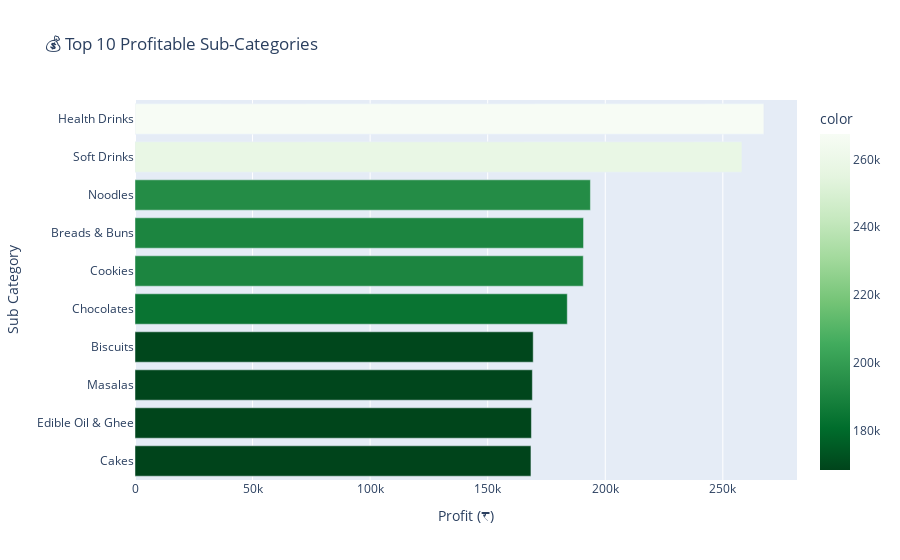

The cell this chart's notebook holds for it:
### Code cell
top_sub = df.groupby('Sub Category')['Profit'].sum().sort_values(ascending=False).head(10)

fig = px.bar(
    x=top_sub.values,
    y=top_sub.index,
    orientation='h',
    color=top_sub.values,
    color_continuous_scale='Greens_r',
    labels={'x': 'Profit (₹)', 'y': 'Sub Category'},
    title='💰 Top 10 Profitable Sub-Categories'
)

fig.update_layout(yaxis={'categoryorder':'total ascending'})
fig.show()

### Figure 1 — Plotly figure (JSON) as saved in the notebook; plotly's stock layout.template omitted (floating-point values rounded to 4 significant figures)
{"data": [{"hovertemplate": "Profit (₹)=%{x}<br>Sub Category=%{y}<br>color=%{marker.color}<extra></extra>", "legendgroup": "", "marker": {"color": [267500.0, 258100.0, 193700.0, 190800.0, 190600.0, 183800.0, 169400.0, 169000.0, 168600.0, 168400.0], "coloraxis": "coloraxis", "pattern": {"shape": ""}}, "name": "", "orientation": "h", "showlegend": false, "textposition": "auto", "type": "bar", "x": [267500.0, 258100.0, 193700.0, 190800.0, 190600.0, 183800.0, 169400.0, 169000.0, 168600.0, 168400.0], "xaxis": "x", "y": ["Health Drinks", "Soft Drinks", "Noodles", "Breads & Buns", "Cookies", "Chocolates", "Biscuits", "Masalas", "Edible Oil & Ghee", "Cakes"], "yaxis": "y"}], "layout": {"barmode": "relative", "coloraxis": {"colorbar": {"title": {"text": "color"}}, "colorscale": [[0, "rgb(0,68,27)"], [0.125, "rgb(0,109,44)"], [0.25, "rgb(35,139,69)"], [0.375, "rgb(65,171,93)"], [0.5, "rgb(116,196,118)"], [0.625, "rgb(161,217,155)"], [0.75, "rgb(199,233,192)"], [0.875, "rgb(229,245,224)"], [1, "rgb(247,252,245)"]]}, "legend": {"tracegroupgap": 0}, "title": {"text": "💰 Top 10 Profitable Sub-Categories"}, "xaxis": {"anchor": "y", "domain": [0, 1], "title": {"text": "Profit (₹)"}}, "yaxis": {"anchor": "x", "categoryorder": "total ascending", "domain": [0, 1], "title": {"text": "Sub Category"}}}}
